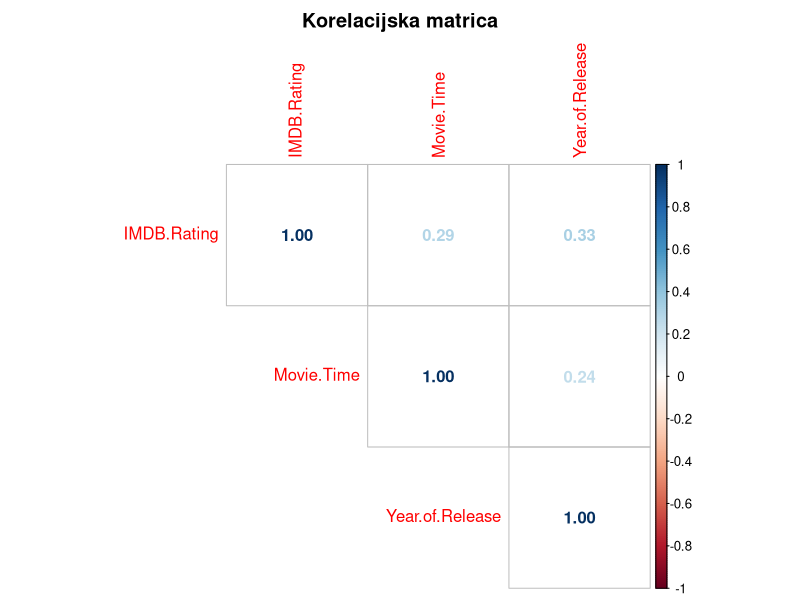
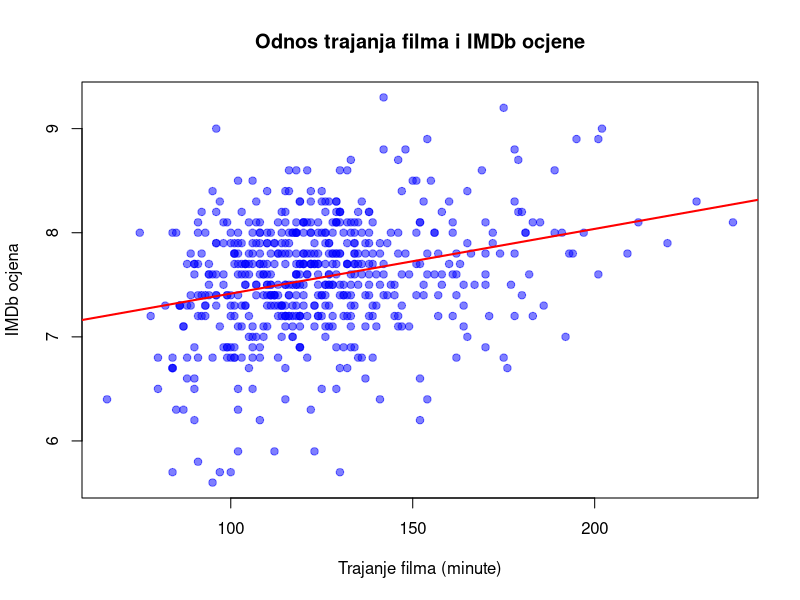

R code for these plots, in order: (Note: this script raises an error after producing the figures.)
# ==========================================
# 4. PITANJE: Možemo li naslutiti kako je film ocijenjen pomoću drugih značajki?
# ==========================================

# Učitavanje potrebnih paketa
library(nortest)
library(fastDummies)

# Učitavanje podataka
oscars <- read.csv2("oscars_dataset.csv", stringsAsFactors = FALSE)

# Priprema podataka
oscars$IMDB.Rating <- as.numeric(as.character(oscars$IMDB.Rating))
oscars$Year.of.Release <- as.numeric(as.character(oscars$Year.of.Release))
oscars$Movie.Time <- as.numeric(as.character(oscars$Movie.Time))

# Uklanjanje redova s nedostajućim vrijednostima za glavne varijable
oscars_clean <- oscars[complete.cases(oscars[, c("IMDB.Rating", "Year.of.Release", 
                                                 "Movie.Time", "Main.Genre", 
                                                 "Content.Rating")]), ]

# ==========================================
# DESKRIPTIVNE STATISTIKE
# ==========================================

# Deskriptivna statistika 1: Osnovne mjere za numeričke varijable
cat("Deskriptivne statistike numeričkih varijabli:\n")
summary(oscars_clean[, c("IMDB.Rating", "Year.of.Release", "Movie.Time")])

# Deskriptivna statistika 2: Standardne devijacije i varijance
cat("\nStandardne devijacije i varijance:\n")
data.frame(
  Varijabla = c("IMDB.Rating", "Year.of.Release", "Movie.Time"),
  Prosjek = c(mean(oscars_clean$IMDB.Rating, na.rm = TRUE),
              mean(oscars_clean$Year.of.Release, na.rm = TRUE),
              mean(oscars_clean$Movie.Time, na.rm = TRUE)),
  SD = c(sd(oscars_clean$IMDB.Rating, na.rm = TRUE),
         sd(oscars_clean$Year.of.Release, na.rm = TRUE),
         sd(oscars_clean$Movie.Time, na.rm = TRUE)),
  Varijanca = c(var(oscars_clean$IMDB.Rating, na.rm = TRUE),
                var(oscars_clean$Year.of.Release, na.rm = TRUE),
                var(oscars_clean$Movie.Time, na.rm = TRUE))
)

# ==========================================
# KORELACIJSKA MATRICA
# ==========================================

# Korelacijska matrica za numeričke varijable
cat("\nKorelacijska matrica:\n")
cor_matrix <- cor(oscars_clean[, c("IMDB.Rating", "Movie.Time", "Year.of.Release")], 
                  use = "complete.obs")
print(round(cor_matrix, 3))

# Vizualizacija korelacijske matrice (opcionalno)
library(corrplot)
corrplot(cor_matrix, method = "number", type = "upper", 
         title = "Korelacijska matrica", mar = c(0,0,2,0))

# ==========================================
# SCATTER PLOT: IMDB.Rating vs Movie.Time
# ==========================================

plot(oscars_clean$Movie.Time, oscars_clean$IMDB.Rating,
     main = "Odnos trajanja filma i IMDb ocjene",
     xlab = "Trajanje filma (minute)",
     ylab = "IMDb ocjena",
     pch = 19, col = rgb(0, 0, 1, 0.5))

# Dodavanje regresijske linije
abline(lm(IMDB.Rating ~ Movie.Time, data = oscars_clean), 
       col = "red", lwd = 2)

# ==========================================
# VIŠESTRUKA LINEARNA REGRESIJA
# ==========================================

# Kreiranje dummy varijabli za kategorijske varijable
oscars_model <- dummy_cols(oscars_clean, 
                           select_columns = c("Main.Genre", "Content.Rating"),
                           remove_first_dummy = TRUE,
                           remove_selected_columns = FALSE)

# Provjera dostupnih dummy varijabli
genre_cols <- grep("^Main.Genre_", names(oscars_model), value = TRUE)
rating_cols <- grep("^Content.Rating_", names(oscars_model), value = TRUE)

cat("\nDostupni žanrovi:\n")
print(genre_cols)
cat("\nDostupni content ratings:\n")
print(rating_cols)

# Model višestruke linearne regresije
# Prilagodba formule ovisno o dostupnim dummy varijablama
formula_parts <- c("IMDB.Rating ~ Year.of.Release + Movie.Time",
                   paste(genre_cols, collapse = " + "),
                   paste(rating_cols, collapse = " + "))
formula_str <- paste(formula_parts, collapse = " + ")

fit.multi <- lm(as.formula(formula_str), data = oscars_model)

# ==========================================
# ANALIZE MODELA
# ==========================================

# Summary modela s testovima koeficijenata i adjusted R²
cat("\n=== SAŽETAK MODELA ===\n")
summary(fit.multi)

# ==========================================
# PREDIKCIJA SREDNJE VRIJEDNOSTI
# ==========================================

# Kreiranje podataka za predikciju srednje vrijednosti
# Postavljamo sve varijable na njihove medijane/modalne vrijednosti
new_data <- data.frame(
  Year.of.Release = median(oscars_clean$Year.of.Release, na.rm = TRUE),
  Movie.Time = median(oscars_clean$Movie.Time, na.rm = TRUE)
)

# Dodavanje dummy varijabli (sve na 0 osim najčešće kategorije)
for (col in c(genre_cols, rating_cols)) {
  new_data[[col]] <- 0
}

# Predikcija
pred_mean <- predict(fit.multi, newdata = new_data, interval = "confidence", level = 0.95)
cat("\n=== PREDIKCIJA SREDNJE VRIJEDNOSTI ===\n")
cat("Za prosječan film (medijan godine i trajanja, referentne kategorije žanra i ratinga):\n")
print(pred_mean)

# ==========================================
# ANALIZA REZIDUALA
# ==========================================

# 1. Fitted vs Residuals plot (provjera homogenosti varijance)
par(mfrow = c(2, 2))

plot(fit.multi$fitted.values, fit.multi$residuals,
     main = "Fitted vs Residuals",
     xlab = "Fitted vrijednosti",
     ylab = "Reziduali",
     pch = 19, col = rgb(0, 0, 1, 0.5))
abline(h = 0, col = "red", lwd = 2, lty = 2)

# 2. Histogram reziduala
hist(rstandard(fit.multi), breaks = 20,
     main = "Histogram standardiziranih reziduala",
     xlab = "Standardizirani reziduali",
     ylab = "Frekvencija",
     col = "lightblue")

# 3. Q-Q plot (provjera normalnosti)
qqnorm(rstandard(fit.multi),
       main = "Q-Q dijagram standardiziranih reziduala",
       xlab = "Teorijski kvantili",
       ylab = "Standardizirani reziduali")
qqline(rstandard(fit.multi), col = "red", lwd = 2)

# 4. Scale-Location plot
plot(fit.multi$fitted.values, sqrt(abs(rstandard(fit.multi))),
     main = "Scale-Location",
     xlab = "Fitted vrijednosti",
     ylab = "√|Standardizirani reziduali|",
     pch = 19, col = rgb(0, 0, 1, 0.5))

par(mfrow = c(1, 1))

# Test normalnosti reziduala
cat("\n=== TEST NORMALNOSTI REZIDUALA ===\n")
lillie_test <- lillie.test(rstandard(fit.multi))
print(lillie_test)

if (lillie_test$p.value > 0.05) {
  cat("\nZaključak: Reziduali se mogu smatrati normalno distribuiranima (p > 0.05).\n")
} else {
  cat("\nZaključak: Postoje naznake odstupanja od normalnosti (p < 0.05).\n")
}

# ==========================================
# BOOTSTRAP INTERVALI POUZDANOSTI
# ==========================================

cat("\n=== BOOTSTRAP ANALIZA ===\n")
cat("Bootstrap se koristi radi robusnosti procjena koeficijenata.\n")
cat("Omogućuje procjenu intervala pouzdanosti bez striktnih pretpostavki o distribuciji.\n\n")

# Funkcija za bootstrap
bootstrap_lm <- function(data, indices, formula) {
  d <- data[indices, ]
  fit <- lm(formula, data = d)
  return(coef(fit))
}

# Bootstrap s 1000 iteracija
library(boot)
set.seed(42)  # Za reproducibilnost

boot_results <- boot(data = oscars_model, 
                     statistic = bootstrap_lm,
                     R = 1000,
                     formula = as.formula(formula_str))

# Izračun bootstrap intervala pouzdanosti za sve koeficijente
cat("Bootstrap 95% intervali pouzdanosti za koeficijente modela:\n\n")

coef_names <- names(coef(fit.multi))
bootstrap_intervals <- data.frame(
  Koeficijent = coef_names,
  Procjena = round(coef(fit.multi), 4),
  Boot_Lower = numeric(length(coef_names)),
  Boot_Upper = numeric(length(coef_names)),
  Boot_SE = round(apply(boot_results$t, 2, sd), 4)
)

for (i in 1:length(coef_names)) {
  boot_ci <- boot.ci(boot_results, type = "perc", index = i)
  if (!is.null(boot_ci$percent)) {
    bootstrap_intervals$Boot_Lower[i] <- round(boot_ci$percent[4], 4)
    bootstrap_intervals$Boot_Upper[i] <- round(boot_ci$percent[5], 4)
  }
}

print(bootstrap_intervals)

# Vizualizacija bootstrap distribucija za ključne koeficijente
par(mfrow = c(2, 2))

# Bootstrap za Year.of.Release
hist(boot_results$t[, 2], breaks = 30,
     main = "Bootstrap: Year.of.Release",
     xlab = "Koeficijent",
     col = "lightblue")
abline(v = coef(fit.multi)[2], col = "red", lwd = 2)

# Bootstrap za Movie.Time
hist(boot_results$t[, 3], breaks = 30,
     main = "Bootstrap: Movie.Time",
     xlab = "Koeficijent",
     col = "lightgreen")
abline(v = coef(fit.multi)[3], col = "red", lwd = 2)

par(mfrow = c(1, 1))

# ==========================================
# ZAKLJUČAK
# ==========================================

cat("\n=== ZAKLJUČAK ===\n")
cat("Model višestruke linearne regresije koristi godine izlaska, trajanje filma,\n")
cat("žanr i content rating za predikciju IMDb ocjene.\n\n")

adj_r2 <- summary(fit.multi)$adj.r.squared
cat(sprintf("Adjusted R²: %.4f (%.1f%% varijance objašnjeno)\n", 
            adj_r2, adj_r2 * 100))

significant_coefs <- sum(summary(fit.multi)$coefficients[, 4] < 0.05)
total_coefs <- nrow(summary(fit.multi)$coefficients)
cat(sprintf("\nBroj značajnih koeficijenata (p < 0.05): %d od %d\n", 
            significant_coefs, total_coefs))

f_stat <- summary(fit.multi)$fstatistic
f_pval <- pf(f_stat[1], f_stat[2], f_stat[3], lower.tail = FALSE)
cat(sprintf("\nF-test: F = %.2f, p < 0.001\n", f_stat[1]))
cat("Model je statistički značajan i pruža bolju predikciju od nul-modela.\n")
